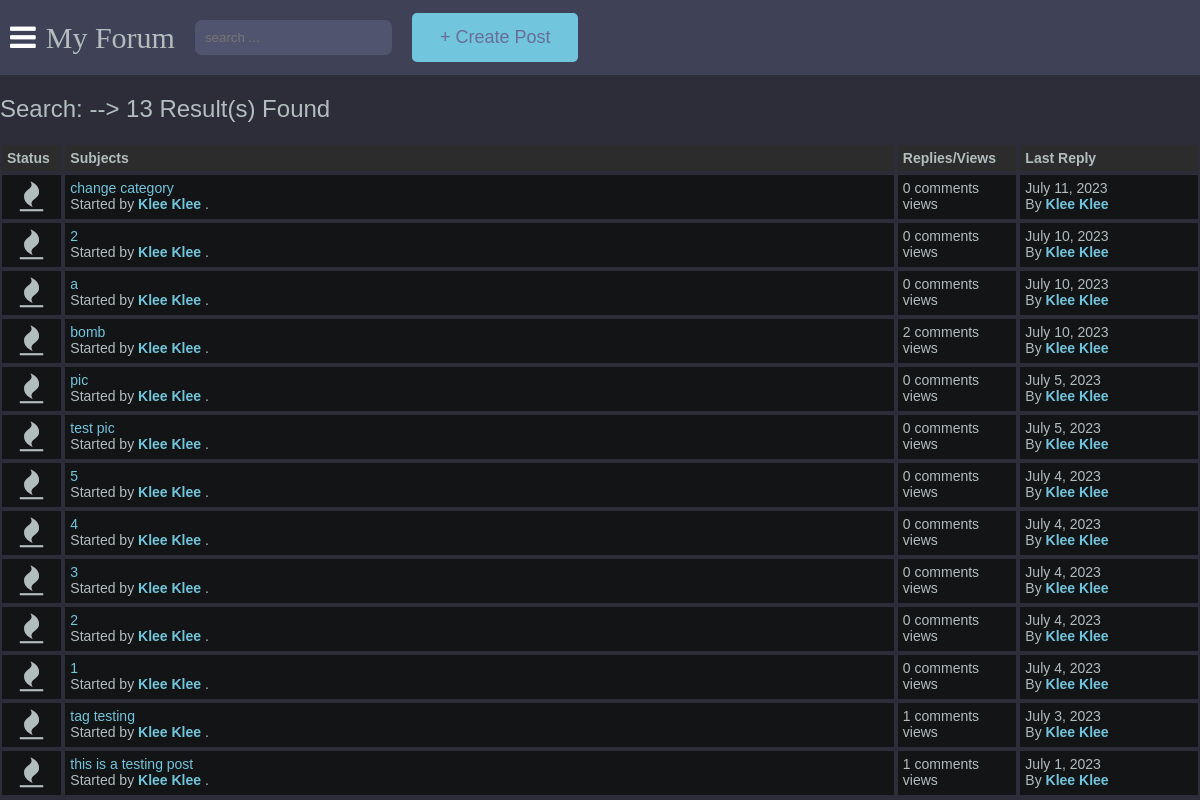
/search/, run on an earlier commit of the app's database.
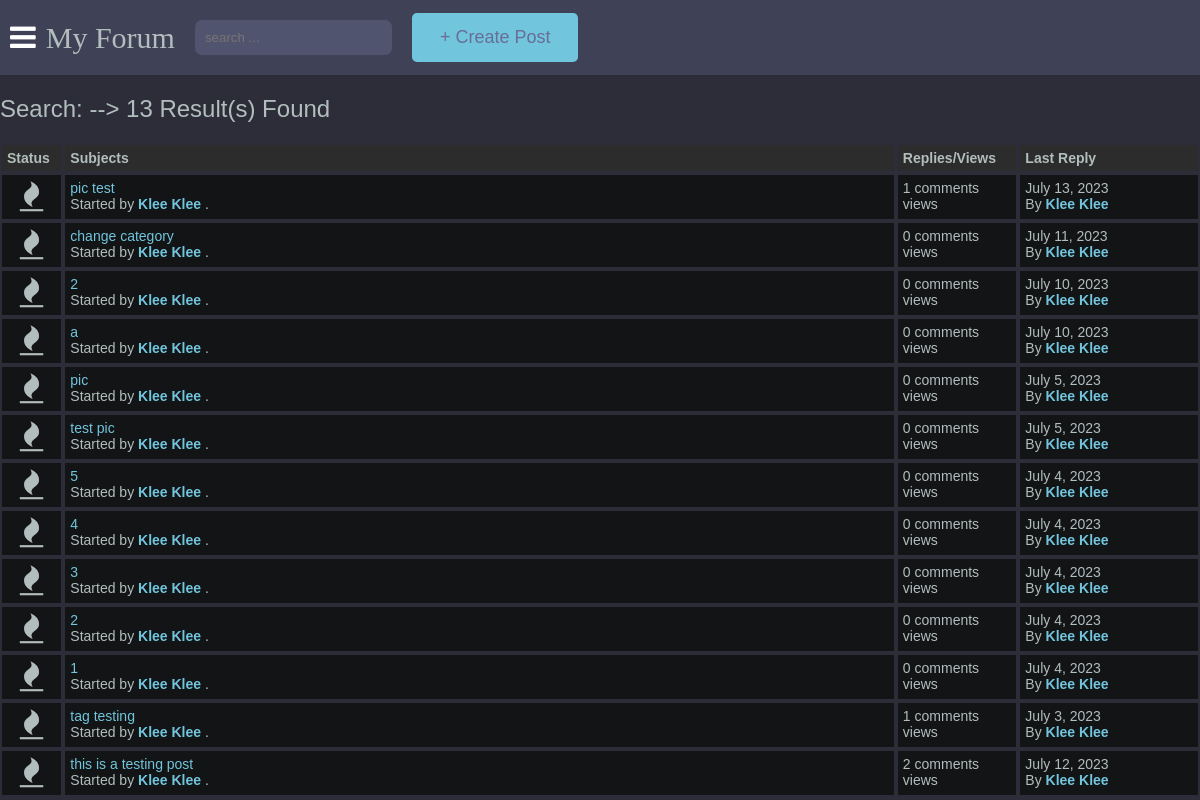
And on a later commit of the database.
### main/models.py (models this page shows, shortened)
class Post(models.Model):
    title = models.CharField(max_length=400)
    slug = models.SlugField(max_length=400, unique=True, blank=True)
    user = models.ForeignKey(Author, on_delete=models.CASCADE)
    content = HTMLField()
    categories = models.ManyToManyField(Category)
    date = models.DateTimeField(auto_now_add=True)
    approved = models.BooleanField(default=True)
    image = models.ImageField(upload_to='post_images', blank=True, null=True)
    hit_count_generic = GenericRelation(HitCount, object_id_field='object_pk',
        related_query_name='hit_count_generic_relation'
    )
    tags = TaggableManager()
    comments = models.ManyToManyField(Comment, blank=True)
    def get_url(self):
        return reverse("detail", kwargs={
            "slug":self.slug
        })
    class Meta:
        ordering = ['-date']
    @property
    def num_comments(self):
        return self.comments.count()
    @property
    def last_reply(self):
        return self.comments.latest("date")

class Author(models.Model):
    user = models.ForeignKey(User, on_delete=models.CASCADE)
    fullname = models.CharField(max_length=40, blank=True)
    slug = models.SlugField(max_length=400, unique=True, blank=True)
    bio = HTMLField()
    points = models.IntegerField(default=0)
    profile_pic = ResizedImageField(size=[400, 400], quality=100, upload_to="authors", default="defaults/default_profile_pic.jpg", null=True, blank=False)

class Comment(models.Model):
    user = models.ForeignKey(Author, on_delete=models.CASCADE)
    content = models.TextField()
    date = models.DateTimeField(auto_now_add=True)
    replies = models.ManyToManyField(Reply, blank=True)

### register/checkprofile.py (the view)
    def decorated_view_func(request, *args, **kwargs):
        if not check_profile_completion(request.user):
            return redirect('update_profile')
        return view_func(request, *args, **kwargs)

### main/views.py (called while the page is built)
@profile_completion_required
def search_result(request):
    query = request.GET.get('query', '')
    results = Post.objects.filter(title__icontains=query)
    context = {
        'query': query,
        'objects': results
    }
    return render(request, 'search.html', context)

### register/checkprofile.py (called while the page is built)
def profile_completion_required(view_func):
    def check_profile_completion(user):
        if not user.is_authenticated:
            return True
        try:
            author = Author.objects.get(user=user)
            return author.fullname and author.bio
        except Author.DoesNotExist:
            return False
    def decorated_view_func(request, *args, **kwargs):
        if not check_profile_completion(request.user):
            return redirect('update_profile')
        return view_func(request, *args, **kwargs)
    return decorated_view_func

### templates/search.html (shortened to what this page needs)
{% extends 'base.html' %}
{% load hitcount_tags %}
{% block content %}
    <div class="container1">
        <div class="navigate">
            <span>Search: {{ query }} --> {{ objects|length }} Result(s) Found</span>
        </div>
        <div class="posts-table">
            <div class="table-head">
                <div class="status">Status</div>
                <div class="subjects">Subjects</div>
                <div class="replies">Replies/Views</div>
                <div class="last-reply">Last Reply</div>
            </div>
            {% for post in objects %}
                <div class="table-row">
                    <div class="status"><i class="fa fa-fire"></i></div>
                    <div class="subjects">
                        <a href="{{ post.get_url }}">{{ post.title }}</a>
                        <br>
                        <span>Started by <b><a href="">{{ post.user.fullname|title }}</a></b> .</span>
                    </div>
                    <div class="replies">
                        {{ post.num_comments }} comments <br>
                        {% get_hit_count for post %} views
                    </div>
                    {% if post.last_reply %}
                        <div class="last-reply">
                            {{ post.last_reply.date|date }}
                            <br>By <b><a href="">{{ post.last_reply.user.fullname|title }}</a></b>
                        </div>
                    {% else %}
                        <div class="last-reply">
                            {{ post.date|date }}
                            <br>By <b><a href="">{{ post.user.fullname|title }}</a></b>
                        </div>
                    {% endif %}
                </div>
            {% endfor %}
        </div>
    </div>
{% endblock content %}

### templates/base.html (shortened to what this page needs)
{% load static %}
<!DOCTYPE html>
<html lang="en">
<head>
    <link rel="stylesheet" href="{% static 'style.css' %}">
    <link rel="stylesheet" href="https://cdnjs.cloudflare.com/ajax/libs/font-awesome/4.7.0/css/font-awesome.min.css">
</head>
<body>
    <header class="header">
        <div class="navbar">
            <a class="bar-icon" id="iconBar" onclick="hideIconBar()"><i class="fa fa-bars"></i></a>
            <div class="brand" ><a id="myforum" style="color:#b2bdbd;" href="{% url 'home' %}">My Forum</a></div>
            <div id="searching" class="">
                <form action="{% url 'search_result' %}" role="form" method="GET">
                    <div class="search-box">
                        <div>
                            <input type="text" name="query" placeholder="search ..." id="finding">
                        </div>
                    </div>
                </form>
            </div>
            <div style="font-size:18px; font-weight:300px; "><a style=" color:#696d97;" class="btn btn--main" id="createpost" href="
                ">+ Create Post</a></div>
        </div>
    </header>
    {% block content %}
    {% endblock content %}
</body>
</html>

### static/style.css (style rules this page uses)
:root { --color-main: #71c6dd; --color-main-light: #e1f6fb; --color-dark: #3f4156; --color-dark-medium: #51546e; --color-dark-light: #696d97; --color-light: #e5e5e5; --color-gray: #8b8b8b; --color-light-gray: #b2bdbd; --color-bg: #2d2d39; --color-success: #5dd693; --color-error: #fc4b0b; }
* { box-sizing: border-box; }
html { font-size: 14px; font-family: Arial, Helvetica, sans-serif; background-color:var(--color-bg); color:var(--color-light-gray); }
a { display: inline-block; color: var(--color-main); text-decoration: none; }
div { display: block; }
#searching { align-items: center; }
.header { background-color: var(--color-dark); position: relative; }
#finding { background-color: var(--color-dark-medium); border: 0px; border-radius: 0.5rem; }
.btn { background-color: transparent; border: none; display: inline-flex; align-items: center; gap: 1rem; cursor: pointer; padding: 1rem 2rem; border-radius: 5px; font-weight: 30; }
.btn--main { background-color: var(--color-main); color: var(--color-dark); }
.navbar { display:flex; align-items: center; background-color: var(--color-dark); }
.bar-icon { font-size: 30px; display: inline-block; margin-right:10px; margin-left: 10px; color: #fff; cursor: pointer; }
.brand { font-size:30px; display: inline-block; font-family:aquire; }
.search-box { padding: 20px; display:flex; justify-content: center; }
.search-box input { padding: 10px; }
.table-head { display: flex; }
.table-head div { padding: 5px; margin: 2px; background-color: #2C2C2C; font-weight: bold; }
.table-head .status { flex: 5%; }
.table-head .subjects { flex: 70%; }
.table-head .replies { flex: 10%; }
.table-head .last-reply { flex: 15%; }
.table-row { display: flex; }
.table-row .status, .table-row .subjects, .table-row .replies, .table-row .last-reply { padding: 5px; margin: 2px; background-color: #131415; }
.table-row .status { flex: 5%; font-size: 30px; text-align: center; }
.table-row .subjects { flex: 70%; }
.table-row .replies { flex: 10%; }
.table-row .last-reply { flex: 15%; }
.navigate { margin-block: 20px; font-weight: lighter; font-size: 24px; }
body { margin:0px; background-color: var(--color-bg); }

What changed in the data, as far as the page shows it:
removed Post: title "bomb", user.fullname "Klee Klee", num_comments "2", last_reply "July 10, 2023", last_reply.user.fullname "Klee Klee"
added Post: title "pic test", user.fullname "Klee Klee", num_comments "1", last_reply "July 13, 2023", last_reply.user.fullname "Klee Klee"
computed for Post "this is a testing post": num_comments "1" → "2"; last_reply "July 1, 2023" → "July 12, 2023"
